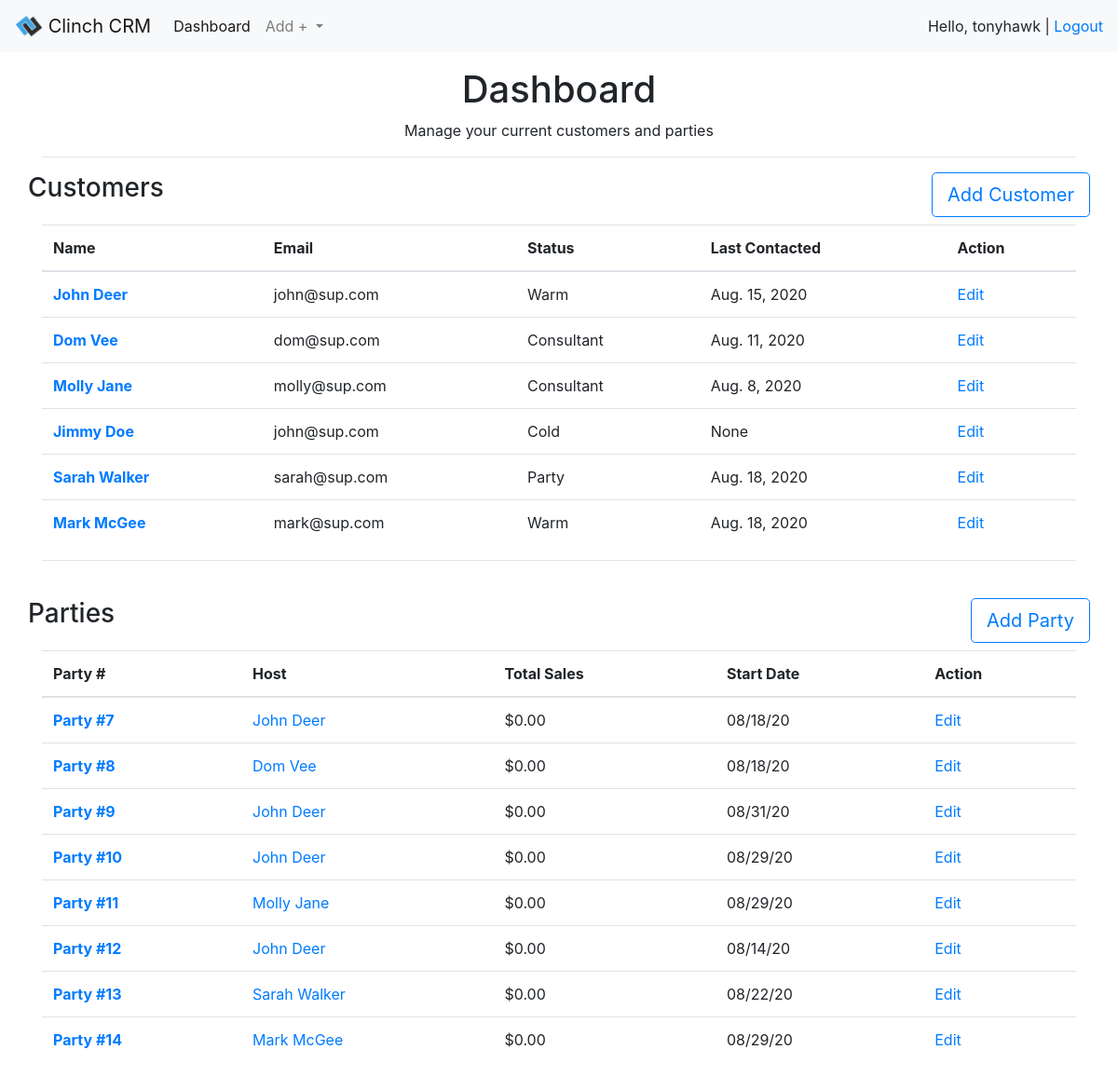
The app's page /app/ (signed in) with its own data.
### customer_sys/models.py (models this page shows, shortened)
class Contact(models.Model):
    status_choices = (
        ("Cold", "Cold"),
        ("Warm", "Warm"),
        ("Party", "Interested in Party"),
        ("Consultant", "Interested in Consulting"),
        ("Host", "Hosted Party"),
        ("Joined", "Joined Team")
    )
    first_name = models.CharField(max_length=45)
    last_name = models.CharField(max_length=45, blank=True)
    email = models.EmailField(blank=True, null=True)
    phone = models.CharField(max_length=45, blank=True)
    address = models.CharField(max_length=255, blank=True)
    last_contact = models.DateField(blank=True, null=True)
    bg_info = models.TextField(blank=True)
    status = models.CharField(max_length=255, choices=status_choices, default="Cold")
    consultant = models.ForeignKey(User, related_name="contacts", on_delete=models.CASCADE, blank=True)
    updated_at = models.DateTimeField(auto_now=True)
    created_at = models.DateTimeField(auto_now_add=True)

class Party(models.Model):
    total = models.DecimalField(max_digits=10, decimal_places=2)
    start_date = models.DateField()
    link = models.CharField(max_length=255, blank=True)
    updated_at = models.DateTimeField(auto_now=True)
    created_at = models.DateTimeField(auto_now_add=True)
    host = models.ForeignKey(Contact, related_name="parties_hosting", on_delete=models.CASCADE, blank=True)
    guest = models.ManyToManyField(Contact, related_name="parties_attending", blank=True)
    consultant = models.ForeignKey(User, related_name="parties", on_delete=models.CASCADE, blank=True)

### customer_sys/views.py (the view)
# urls.py: path('', views.index, name="app"),
@login_required
def index(request):
    contacts = request.user.contacts.all()
    parties = request.user.parties.all()
    context = {
        'contacts':contacts,
        'parties':parties
    }
    return render(request, 'customer_sys/index.html', context)

### customer_sys/templates/customer_sys/index.html
{% extends 'customer_sys/base.html' %}
{% block content %}
<div class="row mt-3">
<div class="container text-center">
  <h1>Dashboard</h1>
  <p>Manage your current customers and parties</p>
  <hr>
</div>
</div>
<div class="row mb-4">
<div class="container">
  <div class="row mb-2">
    <h3>Customers</h3>
    <a href="{% url 'newContact' %}" class="btn btn-lg btn btn-outline-primary ml-auto">Add Customer</a>
  </div>
  <table class="table table-hover">
    <thead>
      <tr>
        <th scope="col">Name</th>
        <th scope="col">Email</th>
        <th scope="col">Status</th>
        <th scope="col">Last Contacted</th>
        <th scope="col">Action</th>
      </tr>
    </thead>
    <tbody>
      {% for contact in contacts %}
      <tr>
        <th scope="row"><a href="{% url 'customerPage' contact.id %}">{{ contact.first_name }} {{ contact.last_name }}</a></th>
        <td>{{ contact.email }}</td>
        <td>{{ contact.status }}</td>
        <td>{{ contact.last_contact }}</td>
        <td><a href="{% url 'customerEdit' contact.id %}">Edit</a></td>
      </tr>
      {% endfor %}
    </tbody>
  </table>
  <hr>
</div>
</div>
<div class="row">
<div class="container">
  <div class="row mb-2">
    <h3>Parties</h3>
    <a href="{% url 'newParty' %}" class="btn btn-lg btn-outline-primary ml-auto">Add Party</a>
  </div>
  <table class="table table-hover">
    <thead>
      <tr>
        <th scope="col">Party #</th>
        <th scope="col">Host</th>
        <th scope="col">Total Sales</th>
        <th scope="col">Start Date</th>
        <th scope="col">Action</th>
      </tr>
    </thead>
    <tbody>
      {% for party in parties %}
      <tr>
        <th scope="row"><a href="{% url 'partyPage' party.id %}">Party #{{ party.id }}</a></th>
        <td><a href="{% url 'customerPage' party.host.id %}">{{ party.host.first_name }} {{ party.host.last_name }}</a></td>
        <td>${{ party.total }}</td>
        <td>{{ party.start_date|date:"m/d/y"}}</td>
        <td><a href="{% url 'partyEdit' party.id %}">Edit</a></td>
      </tr>
      {% endfor %}
    </tbody>
  </table>
</div>
</div>
{% endblock %}

### customer_sys/templates/customer_sys/base.html (shortened to what this page needs)
<!doctype html>
<html lang="en">
  <head>
    <link rel="stylesheet" href="https://stackpath.bootstrapcdn.com/bootstrap/4.5.2/css/bootstrap.min.css">
    {% load static %}
    <link rel="stylesheet" href="{% static 'reg_auth/style.css' %}">
  </head>
  <body>
    <nav class="navbar navbar-expand-lg navbar-light bg-light">
      <a class="navbar-brand" href="{% url 'app' %}">
        <img src="{% static 'reg_auth/images/Clinch_CRM.png' %}" width="30" height="30" class="d-inline-block align-top" alt="" loading="lazy">
        Clinch CRM
      </a>
      <div class="collapse navbar-collapse" id="navbarText">
        <ul class="navbar-nav mr-auto">
          <li class="nav-item active">
            <a class="nav-link" href="{% url 'app' %}">Dashboard <span class="sr-only">(current)</span></a>
          </li>
          <li class="nav-item dropdown">
            <a class="nav-link dropdown-toggle" href="#" id="navbarDropdown" role="button" data-toggle="dropdown" aria-haspopup="true" aria-expanded="false">
              Add +
            </a>
          </li>
        </ul>
        <span>
          Hello, {{ request.user.username }} | <a href="/logout">Logout</a>
        </span>
      </div>
    </nav>
    <div class="container">
        {% block content %}
        {% endblock %}
    </div>
  </body>
  </html>

### records on screen
Contact: first_name "John", last_name "Deer", email "john@sup.com", status "Warm", last_contact "Aug. 15, 2020"
Contact: first_name "Dom", last_name "Vee", email "dom@sup.com", status "Consultant", last_contact "Aug. 11, 2020"
Contact: first_name "Molly", last_name "Jane", email "molly@sup.com", status "Consultant", last_contact "Aug. 8, 2020"
Contact: first_name "Jimmy", last_name "Doe", email "john@sup.com", status "Cold", last_contact "None"
Contact: first_name "Sarah", last_name "Walker", email "sarah@sup.com", status "Party", last_contact "Aug. 18, 2020"
Contact: first_name "Mark", last_name "McGee", email "mark@sup.com", status "Warm", last_contact "Aug. 18, 2020"
Party: id "7", host.first_name "John", host.last_name "Deer", total "0.00", start_date "08/18/20"
Party: id "8", host.first_name "Dom", host.last_name "Vee", total "0.00", start_date "08/18/20"
Party: id "9", host.first_name "John", host.last_name "Deer", total "0.00", start_date "08/31/20"
Party: id "10", host.first_name "John", host.last_name "Deer", total "0.00", start_date "08/29/20"
Party: id "11", host.first_name "Molly", host.last_name "Jane", total "0.00", start_date "08/29/20"
Party: id "12", host.first_name "John", host.last_name "Deer", total "0.00", start_date "08/14/20"
Party: id "13", host.first_name "Sarah", host.last_name "Walker", total "0.00", start_date "08/22/20"
Party: id "14", host.first_name "Mark", host.last_name "McGee", total "0.00", start_date "08/29/20"

### other values on screen
{{ request.user.username }} "tonyhawk"
